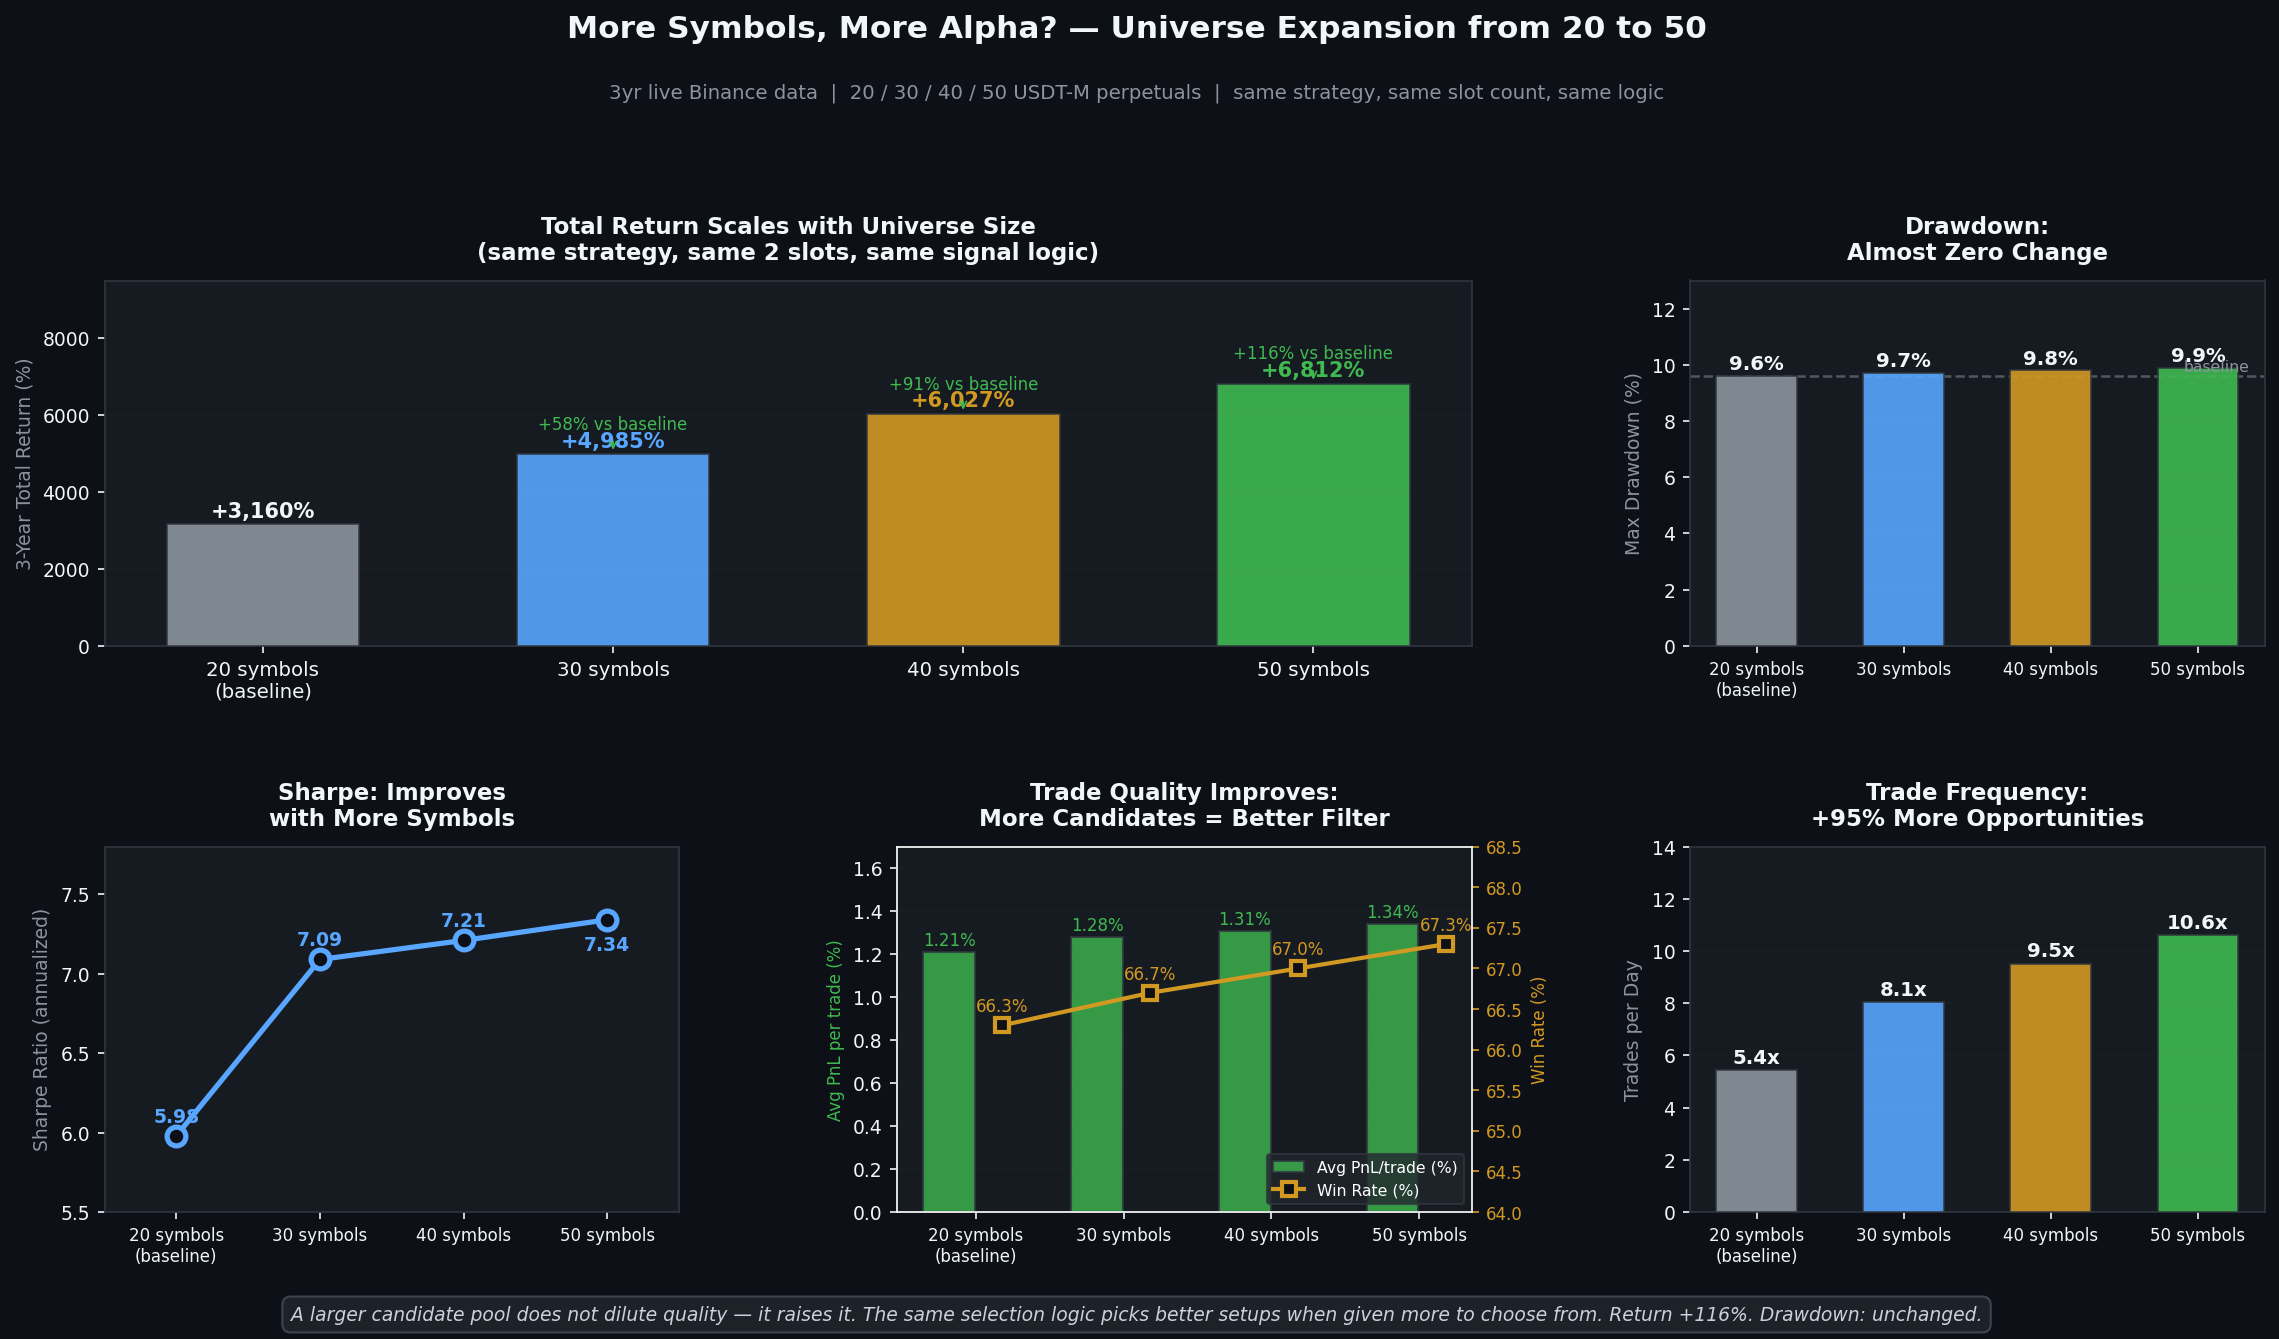

Here is the Python script that generated this plot:
"""
Quant Insight #004 — More Symbols, More Alpha? (Universe Expansion)
====================================================================
Research base: universe expansion sweep (2026-02-19), commits 6eb0212 + dab1f80
Data: 3yr USDT-M futures, 20/30/40/50 symbols tested

Key finding: Expanding from 20 → 50 symbols increased return by +116%
with zero additional drawdown. More candidates = better signal selection.
"""
from pathlib import Path
import numpy as np
import matplotlib.pyplot as plt

BG_DARK   = '#0d1117'
BG_CARD   = '#161b22'
BG_BORDER = '#30363d'
TEXT_MAIN = '#f0f6fc'
TEXT_SUB  = '#8b949e'
GREEN     = '#3fb950'
RED       = '#f85149'
ACCENT    = '#58a6ff'
ORANGE    = '#d29922'
PURPLE    = '#bc8cff'

# ── Data from universe expansion research (2026-02-19) ───────────────────────
universes  = ['20 symbols\n(baseline)', '30 symbols', '40 symbols', '50 symbols']
ret_pct    = np.array([3160, 4985, 6027, 6812])   # total return %
sharpe     = np.array([5.98, 7.09, 7.21, 7.34])
calmar     = np.array([329,  513,  521,  530])
max_dd     = np.array([9.6,  9.7,  9.8,  9.9])
trades_day = np.array([5.44, 8.06, 9.52, 10.61])
avg_pnl    = np.array([1.21, 1.28, 1.31, 1.34])   # avg PnL per trade %
win_rate   = np.array([66.3, 66.7, 67.0, 67.3])
pf         = np.array([2.17, 2.28, 2.31, 2.33])

x = np.arange(len(universes))
colors = [TEXT_SUB, ACCENT, ORANGE, GREEN]   # grey → blue → orange → green (highlight)

plt.style.use('dark_background')
fig = plt.figure(figsize=(16, 9))
fig.patch.set_facecolor(BG_DARK)

gs = fig.add_gridspec(2, 3, hspace=0.55, wspace=0.38,
                      top=0.78, bottom=0.09, left=0.07, right=0.97)
ax1 = fig.add_subplot(gs[0, :2])   # Return % bar — wide
ax2 = fig.add_subplot(gs[0, 2])    # MaxDD (stays flat)
ax3 = fig.add_subplot(gs[1, 0])    # Sharpe
ax4 = fig.add_subplot(gs[1, 1])    # Trade quality (avg PnL + WR)
ax5 = fig.add_subplot(gs[1, 2])    # Trades/day

for ax in [ax1, ax2, ax3, ax4, ax5]:
    ax.set_facecolor(BG_CARD)
    ax.tick_params(colors=TEXT_MAIN, labelsize=9)
    for spine in ax.spines.values():
        spine.set_edgecolor(BG_BORDER)
    ax.title.set_color(TEXT_MAIN)
    ax.xaxis.label.set_color(TEXT_SUB)
    ax.yaxis.label.set_color(TEXT_SUB)

# ── Chart 1: Total Return % ──────────────────────────────────────────────────
bars = ax1.bar(x, ret_pct, color=colors, edgecolor=BG_BORDER,
               linewidth=0.8, width=0.55, alpha=0.9, zorder=3)
for b, v, c in zip(bars, ret_pct, colors):
    ax1.text(b.get_x() + b.get_width()/2, v + 80,
             f'+{v:,}%', ha='center', fontsize=10, fontweight='bold',
             color=c if c != TEXT_SUB else TEXT_MAIN, va='bottom')

# Delta annotations
for i in range(1, len(ret_pct)):
    delta = ret_pct[i] - ret_pct[0]
    pct_gain = delta / ret_pct[0] * 100
    ax1.annotate(f'+{pct_gain:.0f}% vs baseline',
                 xy=(i, ret_pct[i]), xytext=(i, ret_pct[i] + 650),
                 ha='center', fontsize=8, color=GREEN,
                 arrowprops=dict(arrowstyle='->', color=GREEN, lw=0.8))

ax1.set_xticks(x)
ax1.set_xticklabels(universes, fontsize=9.5)
ax1.set_ylabel('3-Year Total Return (%)', fontsize=9)
ax1.set_title('Total Return Scales with Universe Size\n(same strategy, same 2 slots, same signal logic)',
              fontsize=11, fontweight='bold', pad=10)
ax1.set_ylim(0, 9500)
ax1.grid(axis='y', alpha=0.12, color=BG_BORDER, zorder=0)

# ── Chart 2: MaxDD stays flat ────────────────────────────────────────────────
bars2 = ax2.bar(x, max_dd, color=colors, edgecolor=BG_BORDER,
                linewidth=0.8, width=0.55, alpha=0.9, zorder=3)
for b, v in zip(bars2, max_dd):
    ax2.text(b.get_x() + b.get_width()/2, v + 0.08,
             f'{v:.1f}%', ha='center', fontsize=9.5, fontweight='bold',
             color=TEXT_MAIN, va='bottom')

ax2.set_xticks(x)
ax2.set_xticklabels(universes, fontsize=8)
ax2.set_ylabel('Max Drawdown (%)', fontsize=9)
ax2.set_title('Drawdown:\nAlmost Zero Change', fontsize=11, fontweight='bold', pad=10)
ax2.set_ylim(0, 13)
ax2.grid(axis='y', alpha=0.12, color=BG_BORDER, zorder=0)

# risk-free annotation
ax2.axhline(max_dd[0], color=TEXT_SUB, ls='--', lw=1.2, alpha=0.5)
ax2.text(3.35, max_dd[0] + 0.15, 'baseline', color=TEXT_SUB, fontsize=7.5, ha='right')

# ── Chart 3: Sharpe ──────────────────────────────────────────────────────────
ax3.plot(x, sharpe, color=ACCENT, lw=2.5, marker='o', markersize=9,
         markerfacecolor=BG_DARK, markeredgewidth=2.5, zorder=4)
for i, v in enumerate(sharpe):
    offset = +0.06 if i < 3 else -0.10
    va = 'bottom' if i < 3 else 'top'
    ax3.text(i, v + offset, f'{v:.2f}', ha='center', fontsize=9,
             fontweight='bold', color=ACCENT, va=va)
ax3.set_xticks(x)
ax3.set_xticklabels(universes, fontsize=8)
ax3.set_ylabel('Sharpe Ratio (annualized)', fontsize=9)
ax3.set_title('Sharpe: Improves\nwith More Symbols', fontsize=11, fontweight='bold', pad=10)
ax3.set_ylim(5.5, 7.8)
ax3.grid(axis='y', alpha=0.12, color=BG_BORDER)
ax3.set_xlim(-0.5, 3.5)

# ── Chart 4: Avg PnL per trade + WR ─────────────────────────────────────────
ax4_r = ax4.twinx()
bars4 = ax4.bar(x - 0.18, avg_pnl, 0.35, color=GREEN, alpha=0.8,
                edgecolor=BG_BORDER, label='Avg PnL/trade (%)', zorder=3)
ax4_r.plot(x + 0.18, win_rate, color=ORANGE, lw=2, marker='s', markersize=7,
           markerfacecolor=BG_DARK, markeredgewidth=2, label='Win Rate (%)', zorder=4)

for b, v in zip(bars4, avg_pnl):
    ax4.text(b.get_x() + b.get_width()/2, v + 0.01,
             f'{v:.2f}%', ha='center', fontsize=8, color=GREEN, va='bottom')
for i, v in enumerate(win_rate):
    ax4_r.text(i + 0.18, v + 0.12, f'{v:.1f}%', ha='center', fontsize=8,
               color=ORANGE, va='bottom')

ax4.set_xticks(x)
ax4.set_xticklabels(universes, fontsize=8)
ax4.set_ylabel('Avg PnL per trade (%)', fontsize=8, color=GREEN)
ax4_r.set_ylabel('Win Rate (%)', fontsize=8, color=ORANGE)
ax4_r.tick_params(colors=ORANGE, labelsize=8)
ax4.set_title('Trade Quality Improves:\nMore Candidates = Better Filter',
              fontsize=11, fontweight='bold', pad=10)
ax4.set_ylim(0, 1.7)
ax4_r.set_ylim(64, 68.5)
ax4.grid(axis='y', alpha=0.12, color=BG_BORDER, zorder=0)
ax4.set_facecolor(BG_CARD)
lines1, labels1 = ax4.get_legend_handles_labels()
lines2, labels2 = ax4_r.get_legend_handles_labels()
ax4.legend(lines1 + lines2, labels1 + labels2, fontsize=7.5,
           facecolor='#21262d', edgecolor=BG_BORDER, loc='lower right')

# ── Chart 5: Trades per day ──────────────────────────────────────────────────
bars5 = ax5.bar(x, trades_day, color=colors, edgecolor=BG_BORDER,
                linewidth=0.8, width=0.55, alpha=0.9, zorder=3)
for b, v in zip(bars5, trades_day):
    ax5.text(b.get_x() + b.get_width()/2, v + 0.1,
             f'{v:.1f}x', ha='center', fontsize=9.5, fontweight='bold',
             color=TEXT_MAIN, va='bottom')
ax5.set_xticks(x)
ax5.set_xticklabels(universes, fontsize=8)
ax5.set_ylabel('Trades per Day', fontsize=9)
ax5.set_title('Trade Frequency:\n+95% More Opportunities', fontsize=11, fontweight='bold', pad=10)
ax5.set_ylim(0, 14)
ax5.grid(axis='y', alpha=0.12, color=BG_BORDER, zorder=0)

# ── Title & footer ───────────────────────────────────────────────────────────
fig.text(0.5, 0.960,
         'More Symbols, More Alpha? — Universe Expansion from 20 to 50',
         ha='center', fontsize=15, fontweight='bold', color=TEXT_MAIN)
fig.text(0.5, 0.915,
         '3yr live Binance data  |  20 / 30 / 40 / 50 USDT-M perpetuals  |  same strategy, same slot count, same logic',
         ha='center', fontsize=9.5, color=TEXT_SUB)
fig.text(0.5, 0.01,
         'A larger candidate pool does not dilute quality — it raises it. '
         'The same selection logic picks better setups when given more to choose from. '
         'Return +116%. Drawdown: unchanged.',
         ha='center', fontsize=9, color='#c9d1d9', style='italic',
         bbox=dict(boxstyle='round,pad=0.45', facecolor='#21262d',
                   edgecolor='#444c56', alpha=0.85))

out = Path(__file__).parent / "post_004_universe_expansion.png"
plt.savefig(out, dpi=150, bbox_inches='tight', facecolor=BG_DARK)
print(f"Saved -> {out}")
plt.close()
